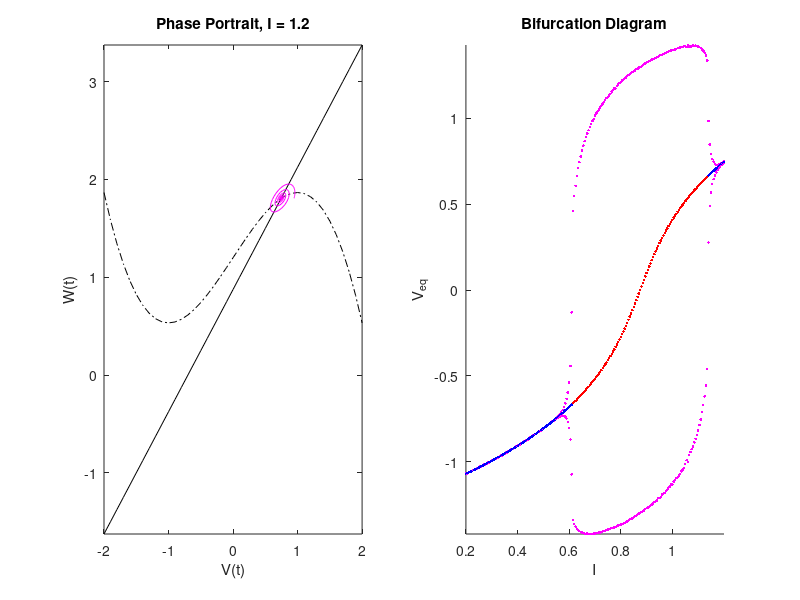

Write MATLAB code to recreate this figure.
%%%%%%%%%%%%%%%%%%%%%%%%%%%%%%%%%%%%%%%%%%%%%%%%%%%%%%%
% Course: BIO465.1x Neuronal Dynamics
% Instructor: Prof Wulfram Gurstner, EPFL
% 
% Description:
% Fitzhugh-Nagumo Model Simulation
% This 2-D model imitates spike generation by Hodgkin-Huxley type 
% "neurons". The equations are given by:
%       V' = V − (V^3)/3 − W + I
%       W' = 0.08(V + 0.7 − 0.8W)
%       Where,
%       V = Membrane Potential.
%       W = Recovery Variable (Capture Gating dynamics).
%       I = Injected Current.
% This code generates the Phase Plane Portrait of the system and 
% the Bifurcation Diagram as the injected stimulus current is 
% varied. 
%
% Author:
% Pranav Mamidanna, December 2014
%%%%%%%%%%%%%%%%%%%%%%%%%%%%%%%%%%%%%%%%%%%%%%%%%%%%%%%

% Customary:
close all;
clear all;

% Global Variable: External Stimulus/Current Injected.
global i;
low = 0.2;
high = 1.2;
stepSize = 0.005;

for i = low:stepSize:high; 

f = @(w,v) [ v(1) - v(1).^3/3 - v(2) + i;
             0.7*(v(1) + 0.7 - 0.8*v(2)) ];
g = @(v) f(0,v);

% Finding the equilibria of the system at every "I" value.
% Deny fsolve ruining the command window.
options = optimset('Display','off');
fixedPoints = fsolve(g,[0 0], options);
Vs = fixedPoints(1);
Ws = fixedPoints(2);

% Jacobian of the linearised system.
% Eigenvalues and Coloring Scheme.
J = [ [1 - Vs^2, -1]; [0.7, -0.8*0.7]];
Lambda = eig(J);
if real(Lambda(1)) > 0; color = 'r.';
else color = 'b.';
end;

% Determining Nullclines. (dv/dt = 0, dw/dt = 0)
% Specify Range of Voltage.
v = -2:0.1:2;
wNull = (v + 0.7) / 0.8;
vNull = v - v.^3/3 + i;

% Phase Plane Portrait.
% Plot Nullclines.
subplot(1,2,1);
hold off;
plot(v, wNull, 'k-');
hold on;
plot(v, vNull, 'k-.');
% Plot trajectories generated from solving the ODEs.
[W, V] = ode45(f, [0 80], [Vs+0.2, Ws]);
plot(V(:,1), V(:,2), 'm-');
title(['Phase Portrait, I = ', num2str(i)]);
xlabel('V(t)'); ylabel('W(t)');
axis tight;

% Bifurcation Diagram.
subplot(1,2,2);
hold on;
[W, V] = ode45(f, [0 100], V(length(W),:) );
plot(i, min(V(:,1)), 'm.');
plot(i, max(V(:,1)), 'm.');
plot(i, Vs,color);
title('Bifurcation Diagram');
xlabel('I'); ylabel('V_e_q');
axis tight;
drawnow;

end;
